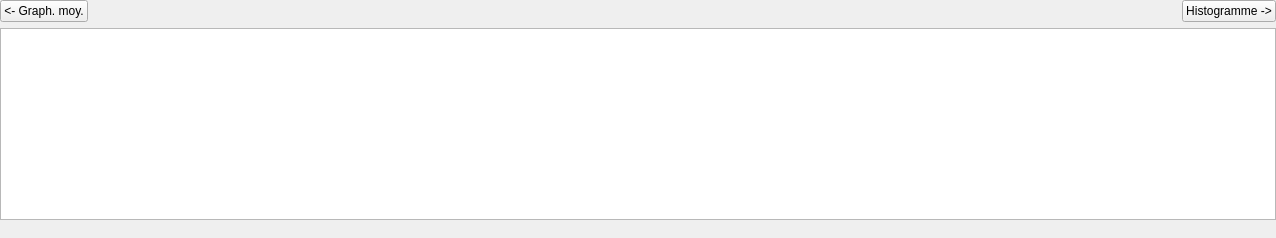
          <widget class="QWidget" name="page_longueur_onde">
           <layout class="QGridLayout" name="gridLayout_4">
            <property name="leftMargin">
             <number>0</number>
            </property>
            <property name="topMargin">
             <number>0</number>
            </property>
            <property name="rightMargin">
             <number>0</number>
            </property>
            <property name="bottomMargin">
             <number>18</number>
            </property>
            <item row="0" column="1">
             <spacer name="horizontalSpacer_5">
              <property name="orientation">
               <enum>Qt::Horizontal</enum>
              </property>
              <property name="sizeHint" stdset="0">
               <size>
                <width>1082</width>
                <height>20</height>
               </size>
              </property>
             </spacer>
            </item>
            <item row="0" column="2">
             <widget class="QPushButton" name="bouton_graph_LO">
              <property name="text">
               <string>Histogramme -&gt;</string>
              </property>
             </widget>
            </item>
            <item row="1" column="0" colspan="3">
             <widget class="PlotWidget" name="graphicsView_LO">
              <property name="sizePolicy">
               <sizepolicy hsizetype="Preferred" vsizetype="Preferred">
                <horstretch>0</horstretch>
                <verstretch>0</verstretch>
               </sizepolicy>
              </property>
              <property name="sizeIncrement">
               <size>
                <width>1</width>
                <height>1</height>
               </size>
              </property>
             </widget>
            </item>
            <item row="0" column="0">
             <widget class="QPushButton" name="bouton_graph_LOBack">
              <property name="text">
               <string>&lt;- Graph. moy.</string>
              </property>
             </widget>
            </item>
           </layout>
          </widget>
